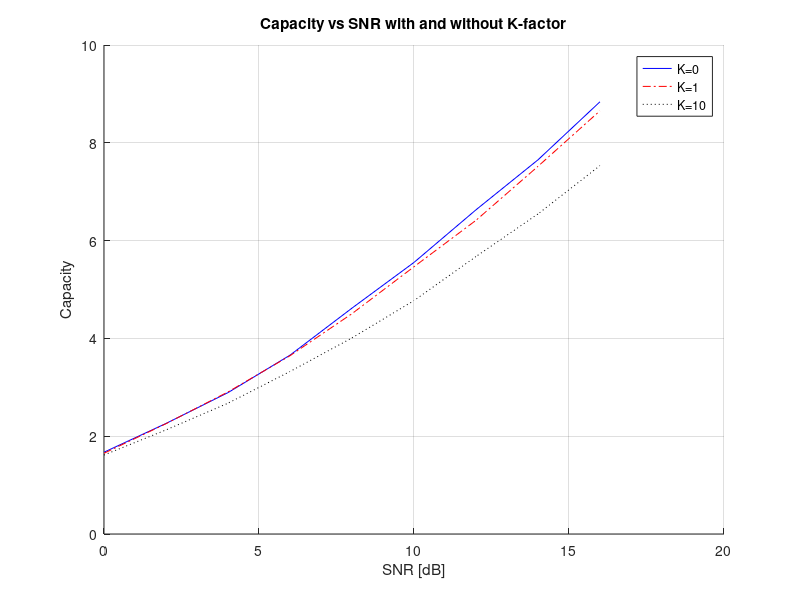

Source code (MATLAB):
clear all
close all
clc
M = 1000;
K = [0 1 10];
SNR = [0:2:16];
H0 = [1 1; 1 1];
s = {'b-','r-.','k:'};
figure;
xlabel('SNR [dB]');
ylabel('Capacity');
title('Capacity vs SNR with and without K-factor')
grid on
hold on;

for l = 1:length(K),
    l
    k = K(l);
    for snr_idx = 1:length(SNR),
        snr = 10^(SNR(snr_idx)/10);
        for m = 1:M,
            Hw = (randn(2,2)+1i*randn(2,2))/sqrt(2);
            H = sqrt(k/(k+1))*H0+sqrt(1/(k+1))*Hw;
            C(m,snr_idx)=log2((det(eye(2)+snr*H*H'/2)));
        end
        Capacity(snr_idx,l) = mean(C(:,snr_idx));
    end
    linetype = s(l);
    plot(SNR,Capacity(:,l),deal(linetype{:}));
    pause
end

legend('K=0','K=1','K=10');